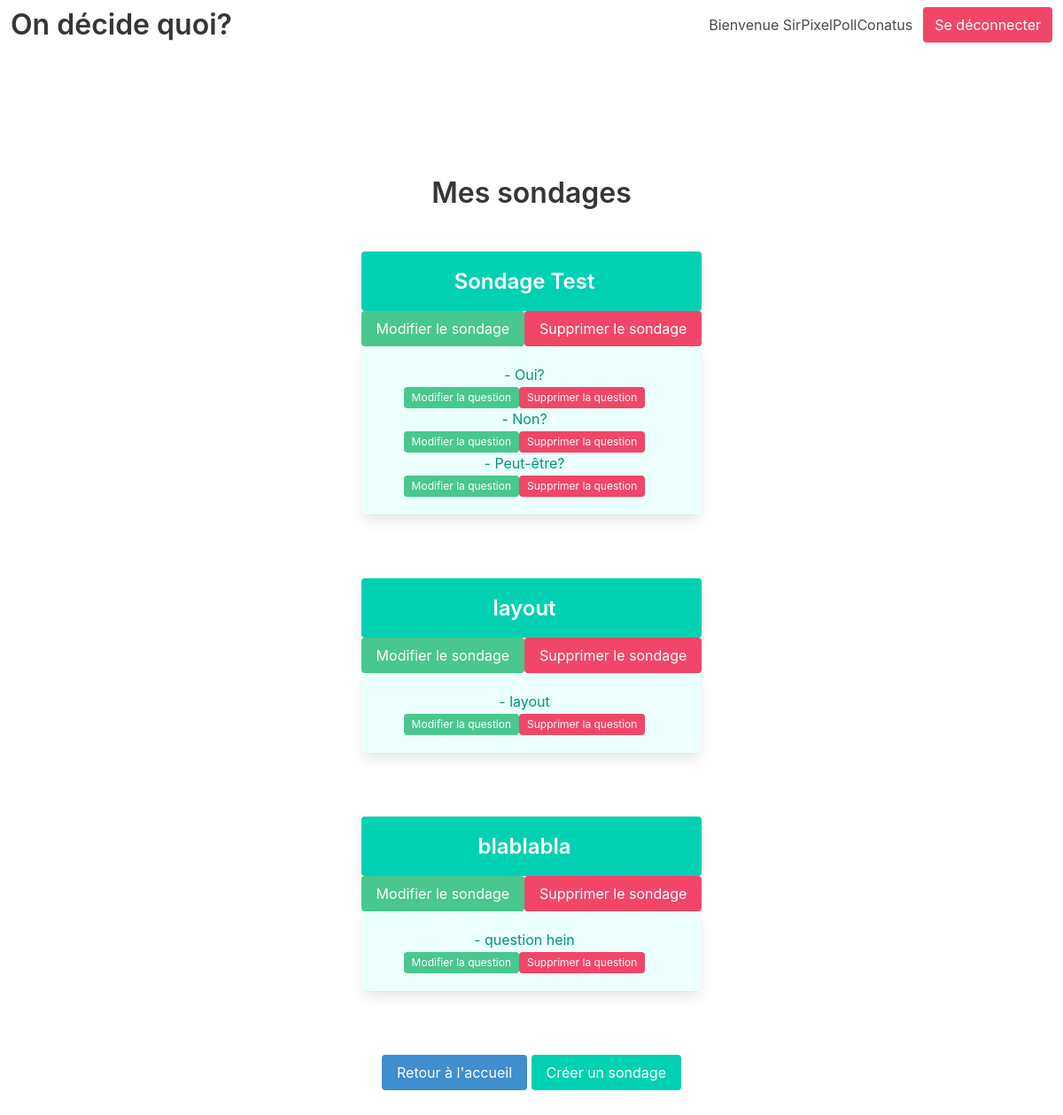
Screenshot of /polls/test_deux (signed in) with the database file from the repository.
### polling/models.py (models this page shows, shortened)
class QuestionGroup(models.Model):
    name=models.CharField(max_length=600)
    creator=models.ForeignKey(User, on_delete=models.CASCADE)
    max_responders=models.IntegerField(blank=True,default=0)
    created=models.DateTimeField('date published')
    user_group=models.ForeignKey(Group, on_delete=models.CASCADE,blank=True,default=0)

class Question(models.Model):
    question_text = models.CharField(max_length=600)
    has_multiple_choices=models.BooleanField(default=False)
    question_group=models.ForeignKey(QuestionGroup, on_delete=models.CASCADE,null=True)
    question_number=models.IntegerField(blank=True,default=0)
    user_group=models.ForeignKey(Group, on_delete=models.CASCADE,blank=True,default=0)

### polling/views.py (the view)
# urls.py: path('polls/<str:user_group>', views.userGroups, name='userGroups'),
def userGroups(request,user_group):
    if not request.user.is_authenticated:
        raise Http404("Poll does not exist")
        return render(request,'polling/portal.html')
    else:
        try:
            current_group=Group.objects.get(name=user_group)
        except(KeyError, Group.DoesNotExist):
            raise Http404("This user group does not exist")
            return render(request,'polling/portal.html')
    groupList=QuestionGroup.objects.filter(user_group__name__exact=user_group)
    return render(request, 'polling/userGroups.html', {'groupList':groupList })

### polling/templates/polling/userGroups.html (shortened to what this page needs)
{% extends 'polling/base.html' %}
{% block content %}
<div class="container has-text-centered">
    <section class="section is-medium">
        <h1 class="title">Mes sondages</h1>
        <div class="tile is-ancestor">
            <div class="tile is-parent"></div>
        {% if groupList %}
            <div class="tile is-parent is-vertical">
            {% for group in groupList %}
                <br/>
                <section class="hoverable">
                    <a href="{%url 'polling:userGroupsDetail' user_group=group.creator  group_name=group.name%}"><div class="tile is-child notification is-primary box"><h2 class="title is-4">{{ group.name }}</h2></div></a>
                    {% if user.is_authenticated %}
                    <div class="has-text-centered">
                        <p class="level-item control field">
                            <button class="button is-success"><a href="{%url 'polling:userGroupsEdit' user_group=group.creator  group_name=group.name%}">Modifier le sondage</a></button>
                            <button class="button is-danger"><a href="{%url 'polling:userGroupsDelete' user_group=group.creator  group_name=group.name%}">Supprimer le sondage</a></button>
                        </p>
                    </div>
                    {% endif %}
                    <div class="notification is-primary is-light box">
                        {%for question in group.question_set.all%}
                        <p>- {{question.question_text}}</p>
                            <div class="has-text-centered">
                                <p class="level-item control field">
                                    <a href="{% url 'polling:questionEdit' user_group=group.creator group_name=group.name question_id=question.id %}"><span class="tag is-success">Modifier la question</span></a>
                                    <a href="{% url 'polling:questionDelete' user_group=group.creator group_name=group.name question_id=question.id %}"><span class="tag is-danger">Supprimer la question</span></a>
                                </p>
                            </div>
                        {%empty%}
                        <p>Ce sondage ne comporte aucune question pour l'instant</p>
                        {%endfor%}
                    </div>
                    <br/>
                </section>
            {% endfor %}
            </div>
        {% else %}
            <div class="tile notification is-warning">
                <p>Vous n'avez pas encore crée de sondage.
                Vous pouvez créer jusqu'à trois sondages de dix questions chacuns</p>
            </div>
        {% endif %}
            <div class="tile is-parent"></div>
        </div>
        {% if user.is_authenticated %}
        <button class="button is-info"><a href="{%url 'polling:portal'%}">Retour à l'accueil</a></button>
        <button class="button is-primary"><a href="{% url 'polling:userGroupsNew' user_group=request.user.id %}">Créer un sondage</a></button>
    </section>
    {%endif%}
</div>
{% endblock %}

### polling/templates/polling/base.html (shortened to what this page needs)
{% load static %}
<!DOCTYPE html>
<html lang="en">
<head>
    <link rel="stylesheet" href="https://cdn.jsdelivr.net/npm/bulma@0.8.2/css/bulma.min.css">
    <link rel="stylesheet" type="text/css" href="{% static 'polling/style.css' %}">
</head>
<nav class="navbar" role="navigation" aria-label="main navigation">
  <div class="navbar-brand">
    <a class="navbar-item" href="/">
      <h1 class="title">On décide quoi?</h1>
    </a>
  </div>
  <div class="navbar-end">
    <div class="navbar-item">
      {% if user.is_authenticated %}
        <h1 class="navbar-item">Bienvenue {{user.username}}</h1>
        <button class="button is-danger navbar-item"><a href="{% url 'polling:logout' %}">Se déconnecter</a></button>
      {%else%}
        <h1 class="navbar-item">Bienvenue</h1>
        <button class="button is-primary navbar-item"><a href="{% url 'polling:signup' %}">S'inscrire</a></button>
        <button class="button is-primary navbar-item"><a href="{% url 'polling:login' %}">Se connecter</a></button>
      {%endif%}
    </div>
  </div>
</nav>
<body>
    {% block content %}
    {% endblock %}
</body>
</html>

### polling/static/polling/style.css (style rules this page uses)
a { color:white }

### rows the page displays
QuestionGroup: name "Sondage Test"
Question: question_text "Oui?"
Question: question_text "Non?"
Question: question_text "Peut-être?"
QuestionGroup: name "layout"
Question: question_text "layout"
QuestionGroup: name "blablabla"
Question: question_text "question hein"

### other values shown
{{ user.username }} "SirPixelPollConatus"
